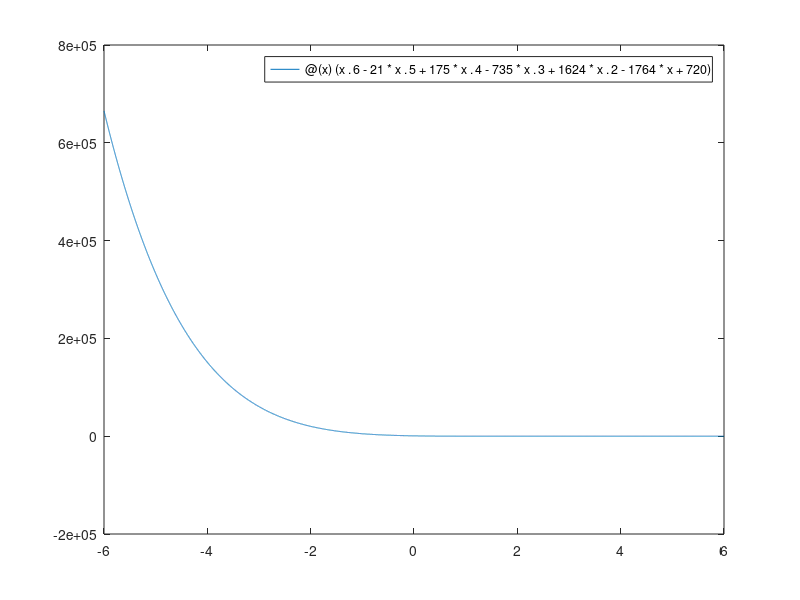
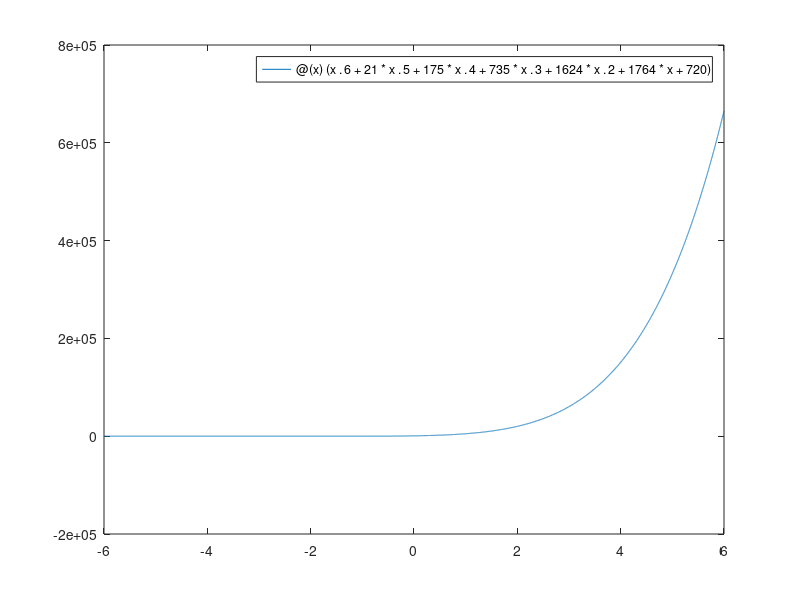
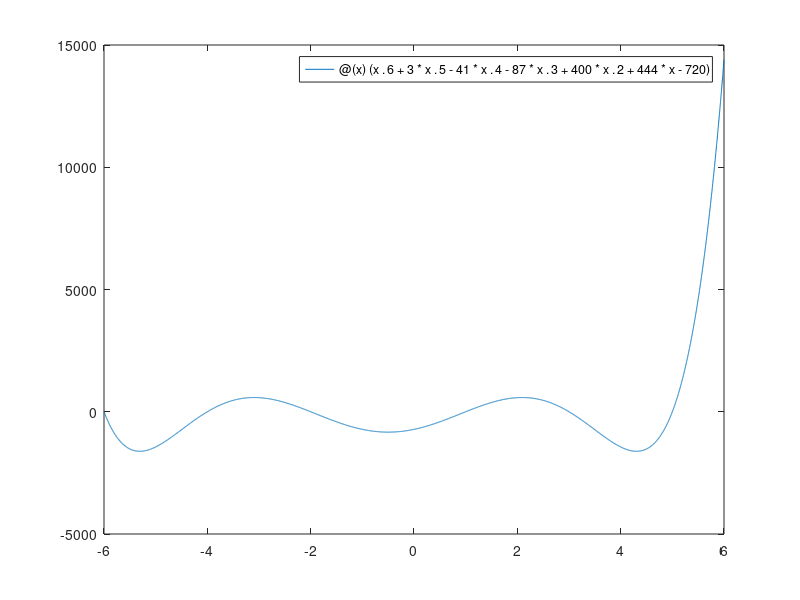
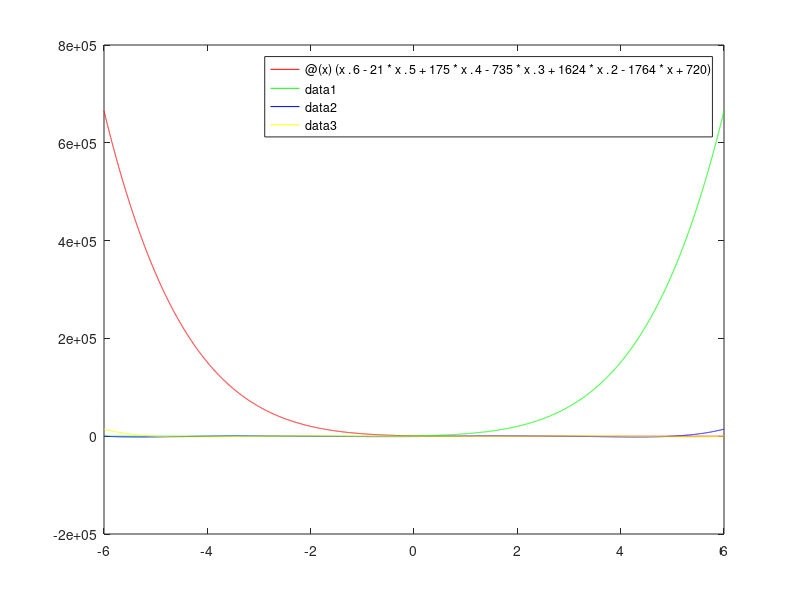

Recreate these plots in MATLAB, in order. (Note: this script raises an error after producing the figures.)

%% Lösa ekvationssystemet
clc, clear variables;
%Löser Ax = b
 
 A =[2 1 3; 5 0 1; -1 -1 -3];
 b = [13;8;-12];
 
 x = A\b
 
 %% Plotta funktionerna
 clc, clear variables
%Funktionerna:
f1= @(x)(x.^6-21*x.^5+175*x.^4-735*x.^3+1624*x.^2-1764*x+720);
f2 = @(x)(x.^6+21*x.^5+175*x.^4+735*x.^3+1624*x.^2+1764*x+720);
f3 = @(x)(x.^6+3*x.^5-41*x.^4-87*x.^3+400*x.^2+444*x-720);
f4= @(x)(x.^6-3*x.^5-41*x.^4+87*x.^3+400*x.^2-444*x-720);

%Intervall på x-axeln:
xint = [-6 6]

%I varsin figur
figure(1)
fplot(f1, xint)

figure(2)
fplot(f2, xint)

figure(3)
fplot(f3, xint)

figure(4)
fplot(f4, xint)

%I samma figur
fplot(f1, xint, 'r')
hold on
fplot(f2, xint, 'g')
hold on
fplot(f3, xint, 'b')
hold on
fplot(f4, xint, 'y')
hold on

 %% Hitta rötterna mha Newton Rhapsons%%
 
clc, clear variables
format long;

%f= @(x)(x.^6-21*x.^5+175*x.^4-735*x.^3+1624*x.^2-1764*x+720);
%fp = @(x)(6*x.^5 - 105*x.^4 + 700*x.^3 - 2205*x.^2 + 3248*x - 1764);

%f = @(x)(x.^6+21*x.^5+175*x.^4+735*x.^3+1624*x.^2+1764*x+720);
%fp = @(x)(6*x.^5 + 105*x.^4 + 700*x.^3 + 2205*x.^2 + 3248*x + 1764);

%f = @(x)(x.^6+3*x.^5-41*x.^4-87*x.^3+400*x.^2+444*x-720);
%fp = @(x)(6*x.^5+15*x.^4-164*x.^3-261*x.^2+800*x+444);

f = @(x)(x.^6-3*x.^5-41*x.^4+87*x.^3+400*x.^2-444*x-720);
fp = @(x)(6*x.^5-15*x.^4-164*x.^3+261*x.^2+800*x-444);

start_guess = -6;

disp('En rot till funktionen är...')

rot = newton(start_guess, f, fp)

